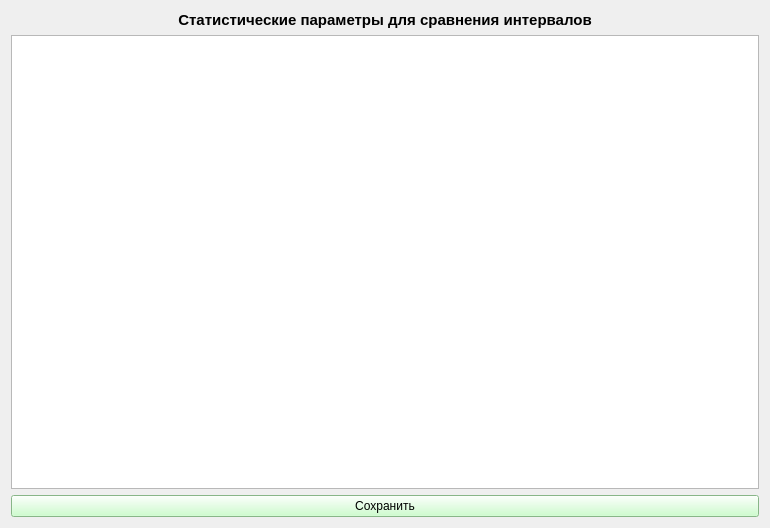
<?xml version="1.0" encoding="UTF-8"?>
<ui version="4.0">
 <class>CompareTableInt</class>
 <widget class="QWidget" name="CompareTableInt">
  <property name="geometry">
   <rect>
    <x>0</x>
    <y>0</y>
    <width>770</width>
    <height>528</height>
   </rect>
  </property>
  <property name="windowTitle">
   <string>Compare Interval</string>
  </property>
  <layout class="QGridLayout" name="gridLayout">
   <item row="0" column="0">
    <widget class="QLabel" name="label">
     <property name="font">
      <font>
       <pointsize>11</pointsize>
       <weight>75</weight>
       <italic>false</italic>
       <bold>true</bold>
      </font>
     </property>
     <property name="layoutDirection">
      <enum>Qt::LeftToRight</enum>
     </property>
     <property name="text">
      <string>Статистические параметры для сравнения интервалов</string>
     </property>
     <property name="alignment">
      <set>Qt::AlignCenter</set>
     </property>
    </widget>
   </item>
   <item row="1" column="0">
    <widget class="QTableWidget" name="tableWidget"/>
   </item>
   <item row="2" column="0">
    <widget class="QPushButton" name="pushButton_save">
     <property name="styleSheet">
      <string notr="true">background-color: rgb(191, 255, 191);</string>
     </property>
     <property name="text">
      <string>Сохранить</string>
     </property>
    </widget>
   </item>
  </layout>
 </widget>
 <resources/>
 <connections/>
</ui>
